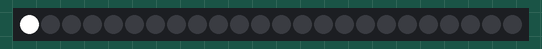
A sketch run on a simulated Arduino Uno, built with avr-gcc and run on an emulated ATmega328P. On the bench: 24 RGB LEDs in strip order, left to right. At 2.4 s the program stops and its outputs stay as they are.

Above: at 0.05 s.
At 0.65 s:
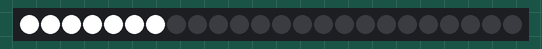
At 1.26 s:
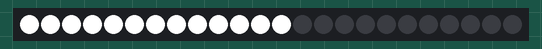
At 1.77 s:
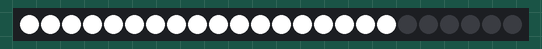
At 2.4 s:
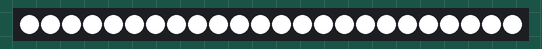

The sketch:

Darc_Reactor_V2_Flashlight.ino
```cpp
#include <Adafruit_NeoPixel.h>

#define PIN 15

Adafruit_NeoPixel strip = Adafruit_NeoPixel(24, PIN, NEO_GRB + NEO_KHZ800);

void setup() {
  strip.begin();
  strip.setBrightness(255); // Set the brightness (0-255)
  strip.show(); // Initialize all pixels to 'off'
}

void loop() {
  // Turn on LEDs in a circular pattern one by one over 2 seconds
  for (int i = 0; i < strip.numPixels(); i++) {
    strip.setPixelColor(i, 255, 255, 255); // Daylight white color (255, 255, 255)
    strip.show();
    delay(100); // Divide 2000ms by 12 LEDs for a 2-second animation
  }

  // Keep all LEDs at daylight white color indefinitely
  for (int i = 0; i < strip.numPixels(); i++) {
    strip.setPixelColor(i, 255, 255, 255); // Daylight white color (255, 255, 255)
  }
  strip.show();

  // Add any other code or functions you want to run here

  while (true) {
    // Keep the LEDs on forever
  }
}
```
